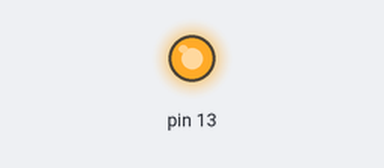
Bench run of a sketch on a simulated Arduino Uno, built for the host (arithmetic inside an expression is 32-bit, double 64-bit). Shown: output pins drawn as LEDs (lit = HIGH). At 0.0 s the program stops and its outputs stay as they are.

Above: at 0.1 s.
Timing chart, 0 to 1.5 s (numbered marks = the images above):
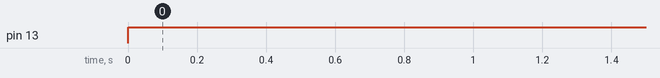

Measured:
- by itself, pin 13: LOW → HIGH at 0.00 s

The sketch:

aula_5_atv_03.ino
```cpp
#include <avr/io.h>

// Variavel global que controla o periodo de piscagem do LED (em milissegundos)
unsigned int tempo = 400;


// =======================================================
// Funcao: inicializar_temporizador
// Descricao: Configura o Timer1 para gerar uma base de tempo de ~1 ms
// =======================================================

void inicializar_temporizador()
{
    // Configurando timer1 (Hardware de contagem de tempo)
    // TCCR1A e TCCR1B (Timer/Counter Control Registers):
    // Controlam o modo de operacao e o prescaler do Timer1 (16 bits)

    TCCR1A = 0; // Garante modo normal

    // Clock do sistema: 16 MHz
    // Prescaler 64, ou seja, 16.000.000 / 64 = 250.000 Hz
    // Logo:
    // 250.000 ticks = 1 segundo
    // 250 ticks = 1 ms

    // CS11 e CS10 = 1 para ativa prescaler 64
    TCCR1B = (1 << CS11) | (1 << CS10);

    // OCR1A (Output Compare Register 1A):
    // Define o valor alvo para 1 ms
    OCR1A = 250;
}

// =======================================================
// Funcao: atraso_temporizador
// Descricao: Gera atraso em milissegundos usando hardware (Timer1)
// Parametro: ms => tempo de atraso
// =======================================================
void atraso_temporizador(unsigned int ms)
{
    // Repete o ciclo de 1 ms 'ms' vezes
    for (unsigned int i = 0; i < ms; i++) {

        // Adicionanndo contagem de tempo (TCNT1)
        // TCNT1 (Timer/Counter Register):
        // Armazena o valor atual da contagem do Timer

        TCNT1 = 0; // Reinicia contagem

        // Loop de espera ata atingir cerca de 1 ms
        while (TCNT1 < OCR1A) {
            // Essa operacaoo sera importante para evitar otimizacao do compilador, que poderia remover o loop vazio
            // "nop" (No Operation):
            // Consome 1 ciclo de clock e impede que o compilador remova o loop
            __asm__("nop");
        }
    }
}


// FUNCAO PRINCIPAL
int main(void)
{
    // CONFIGURANDO PINOS (I/O)
    // DDRB (Data Direction Register B):
    // Define direcaoo dos pinos da Porta B

    // DDB5 = 1 => PB5 (pino 13) como saida
    // Atribuicaoo direta (=) garante controle total do registrador
    DDRB = (1 << DDB5);

    // INICIALIZANDO TEMPORIZADOR
    inicializar_temporizador();


    // INICIANDO LOOP PRINCIPAL
    // Em sistemas embarcados nao ha sistema operacional,
    // portanto usamos loop infinito
    while (1) {
        // REALIZANDO SEQUENCIA DE PISCAGEM (5 VEZES)
        for (unsigned int i = 0; i < 5; i++) {

            // --- LIGA O LED ---
            // PORTB (Port Data Register B):
            // Escreve nivel logico nos pinos

            // Seta PB5 => nivel alto (5V)
            PORTB |= (1 << PORTB5);

            atraso_temporizador(tempo);


            // --- DESLIGA O LED ---
            // Limpa PB5 => nivel baixo (0V)
            PORTB &= ~(1 << PORTB5);

            atraso_temporizador(tempo);
        }

        // REALIZANDO PAUSA ENTRE CICLOS
        // Aguarda 2000 ms (2 segundos)
        atraso_temporizador(2000);
    }

    return 0;
}
```
